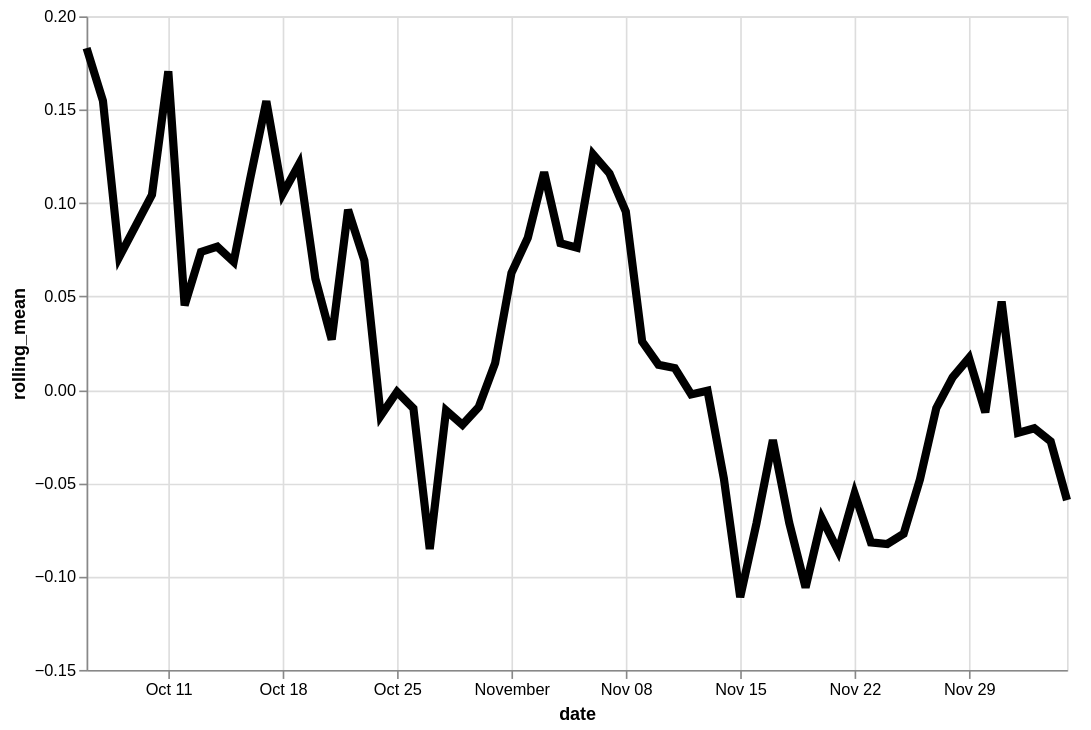

Describe this chart as a Vega-Lite specification.
### Vega-Lite specification from a JSON file in a GitHub repository (floating-point values rounded to 4 significant figures)
{"config": {"view": {"continuousWidth": 400, "continuousHeight": 300}}, "data": {"name": "data-1f1c48294692e7d6d701ba12b396ee1c"}, "mark": {"type": "line", "color": "black", "size": 5}, "encoding": {"x": {"type": "temporal", "field": "date"}, "y": {"type": "quantitative", "field": "rolling_mean"}}, "height": 400, "transform": [{"window": [{"op": "mean", "field": "residual", "as": "rolling_mean"}], "frame": [-4, 3]}], "width": 600, "$schema": "https://vega.github.io/schema/vega-lite/v4.8.1.json", "datasets": {"data-1f1c48294692e7d6d701ba12b396ee1c": [{"date": "2020-10-06T00:00:00", "residual": 1.04}, {"date": "2020-10-07T00:00:00", "residual": -0.0202}, {"date": "2020-10-08T00:00:00", "residual": -0.3796}, {"date": "2020-10-10T00:00:00", "residual": 0.09175}, {"date": "2020-10-11T00:00:00", "residual": 0.04199}, {"date": "2020-10-12T00:00:00", "residual": -0.3469}, {"date": "2020-10-13T00:00:00", "residual": 0.304}, {"date": "2020-10-14T00:00:00", "residual": 0.6332}, {"date": "2020-10-15T00:00:00", "residual": 0.03737}, {"date": "2020-10-16T00:00:00", "residual": 0.2091}, {"date": "2020-10-17T00:00:00", "residual": -0.3573}, {"date": "2020-10-18T00:00:00", "residual": 0.02671}, {"date": "2020-10-19T00:00:00", "residual": 0.3952}, {"date": "2020-10-20T00:00:00", "residual": -0.01146}, {"date": "2020-10-21T00:00:00", "residual": -0.09381}, {"date": "2020-10-22T00:00:00", "residual": 0.7604}, {"date": "2020-10-23T00:00:00", "residual": -0.4527}, {"date": "2020-10-24T00:00:00", "residual": -0.05194}, {"date": "2020-10-25T00:00:00", "residual": 0.199}, {"date": "2020-10-26T00:00:00", "residual": -0.1909}, {"date": "2020-10-27T00:00:00", "residual": -0.27}, {"date": "2020-10-28T00:00:00", "residual": 0.09133}, {"date": "2020-10-29T00:00:00", "residual": -0.1644}, {"date": "2020-10-30T00:00:00", "residual": 0.1573}, {"date": "2020-10-31T00:00:00", "residual": 0.1416}, {"date": "2020-11-01T00:00:00", "residual": -0.1138}, {"date": "2020-11-02T00:00:00", "residual": 0.2755}, {"date": "2020-11-03T00:00:00", "residual": -0.00367}, {"date": "2020-11-04T00:00:00", "residual": 0.1171}, {"date": "2020-11-05T00:00:00", "residual": 0.2417}, {"date": "2020-11-06T00:00:00", "residual": 0.1165}, {"date": "2020-11-07T00:00:00", "residual": -0.1464}, {"date": "2020-11-08T00:00:00", "residual": 0.1224}, {"date": "2020-11-09T00:00:00", "residual": 0.2852}, {"date": "2020-11-10T00:00:00", "residual": 0.1946}, {"date": "2020-11-11T00:00:00", "residual": -0.1679}, {"date": "2020-11-12T00:00:00", "residual": -0.4394}, {"date": "2020-11-13T00:00:00", "residual": 0.1426}, {"date": "2020-11-14T00:00:00", "residual": 0.1023}, {"date": "2020-11-15T00:00:00", "residual": -0.2594}, {"date": "2020-11-16T00:00:00", "residual": 0.138}, {"date": "2020-11-17T00:00:00", "residual": -0.09079}, {"date": "2020-11-18T00:00:00", "residual": -0.3133}, {"date": "2020-11-19T00:00:00", "residual": 0.1489}, {"date": "2020-11-20T00:00:00", "residual": -0.08371}, {"date": "2020-11-21T00:00:00", "residual": -0.2119}, {"date": "2020-11-22T00:00:00", "residual": -0.175}, {"date": "2020-11-23T00:00:00", "residual": 0.03658}, {"date": "2020-11-24T00:00:00", "residual": -0.001556}, {"date": "2020-11-25T00:00:00", "residual": 0.1558}, {"date": "2020-11-26T00:00:00", "residual": -0.5226}, {"date": "2020-11-27T00:00:00", "residual": 0.1419}, {"date": "2020-11-28T00:00:00", "residual": -0.04011}, {"date": "2020-11-29T00:00:00", "residual": 0.02125}, {"date": "2020-11-30T00:00:00", "residual": 0.13}, {"date": "2020-12-01T00:00:00", "residual": 0.1691}, {"date": "2020-12-02T00:00:00", "residual": 0.08105}, {"date": "2020-12-03T00:00:00", "residual": -0.07722}, {"date": "2020-12-04T00:00:00", "residual": -0.04783}, {"date": "2020-12-05T00:00:00", "residual": -0.4204}]}}
